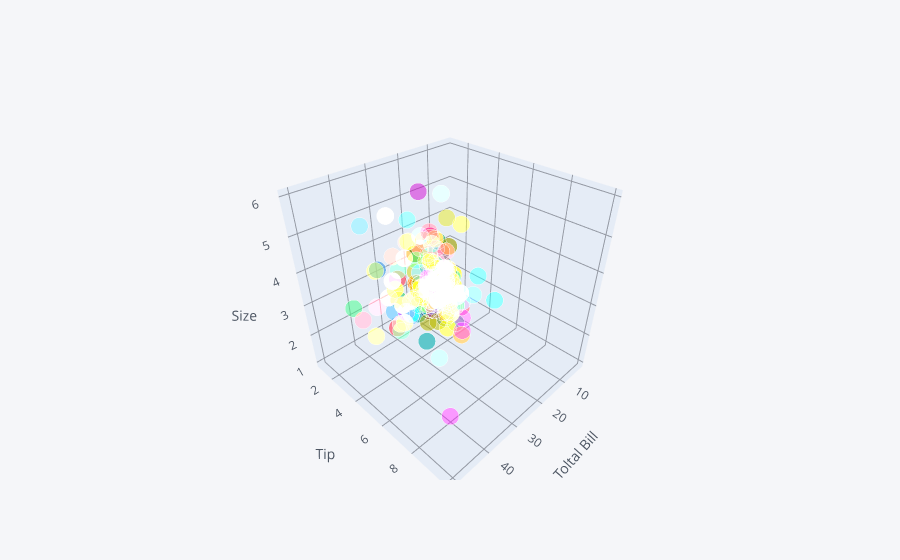

The code cell stored with this chart in its notebook:
### Code cell
df2.iplot(kind = "scatter3d", x= 'total_bill',y = "tip", z = "size", xTitle = "Toltal Bill", yTitle = "Tip", zTitle = "Size")

### Figure 1 — Plotly figure (JSON) as saved in the notebook; plotly's stock layout.template omitted (floating-point values rounded to 4 significant figures; data arrays with more than 128 entries replaced by an {"elided": "..."} marker saying what was removed)
{"data": [{"marker": {"color": {"elided": "244 str values"}, "opacity": 0.8, "size": {"elided": "244 int values"}, "symbol": "circle"}, "mode": "markers", "text": {"elided": "244 str values"}, "type": "scatter3d", "x": {"elided": "244 float values"}, "y": {"elided": "244 float values"}, "z": {"elided": "244 int values"}}], "layout": {"legend": {"bgcolor": "#F5F6F9", "font": {"color": "#4D5663"}}, "paper_bgcolor": "#F5F6F9", "plot_bgcolor": "#F5F6F9", "scene": {"xaxis": {"gridcolor": "#9499A3", "showgrid": true, "tickfont": {"color": "#4D5663"}, "title": {"font": {"color": "#4D5663"}, "text": "Toltal Bill"}, "zerolinecolor": "#9499A3"}, "yaxis": {"gridcolor": "#9499A3", "showgrid": true, "tickfont": {"color": "#4D5663"}, "title": {"font": {"color": "#4D5663"}, "text": "Tip"}, "zerolinecolor": "#9499A3"}, "zaxis": {"gridcolor": "#9499A3", "showgrid": true, "tickfont": {"color": "#4D5663"}, "title": {"font": {"color": "#4D5663"}, "text": "Size"}, "zerolinecolor": "#9499A3"}}, "title": {"font": {"color": "#4D5663"}}}}
